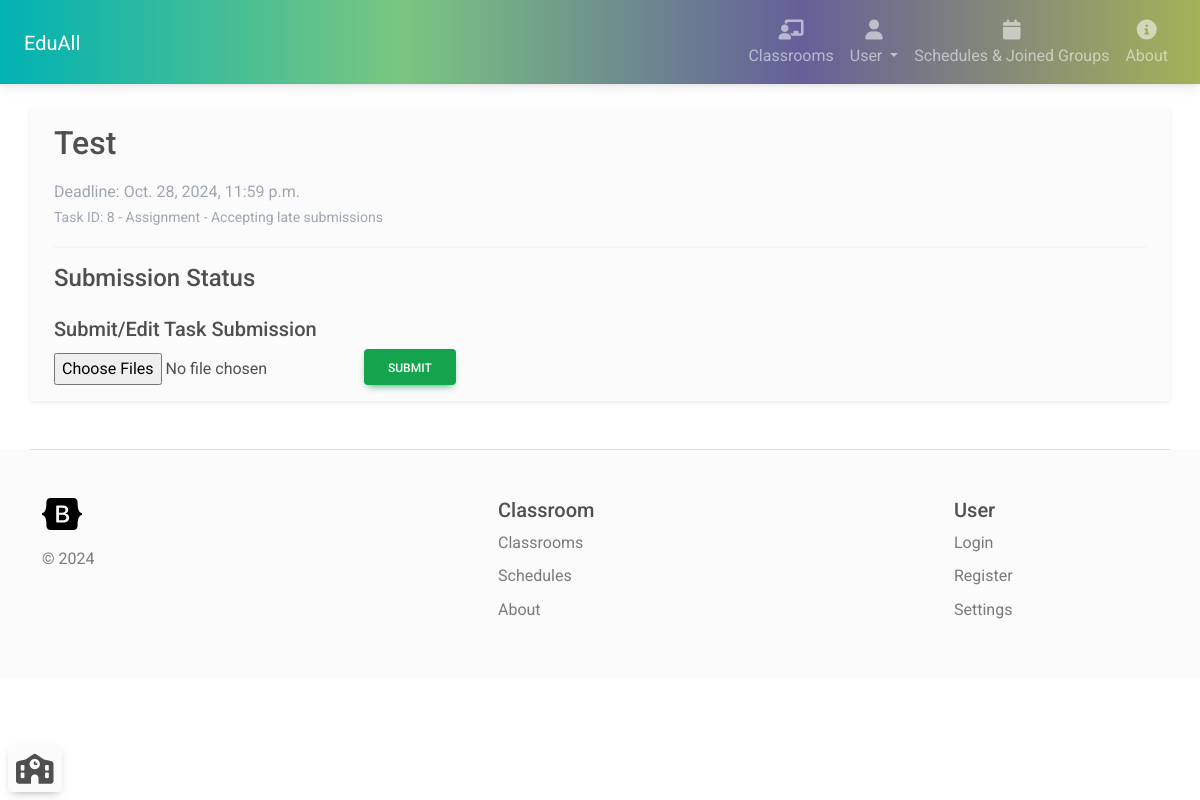
/classroom/task/8/submit (signed in), run on an earlier commit of the app's database.
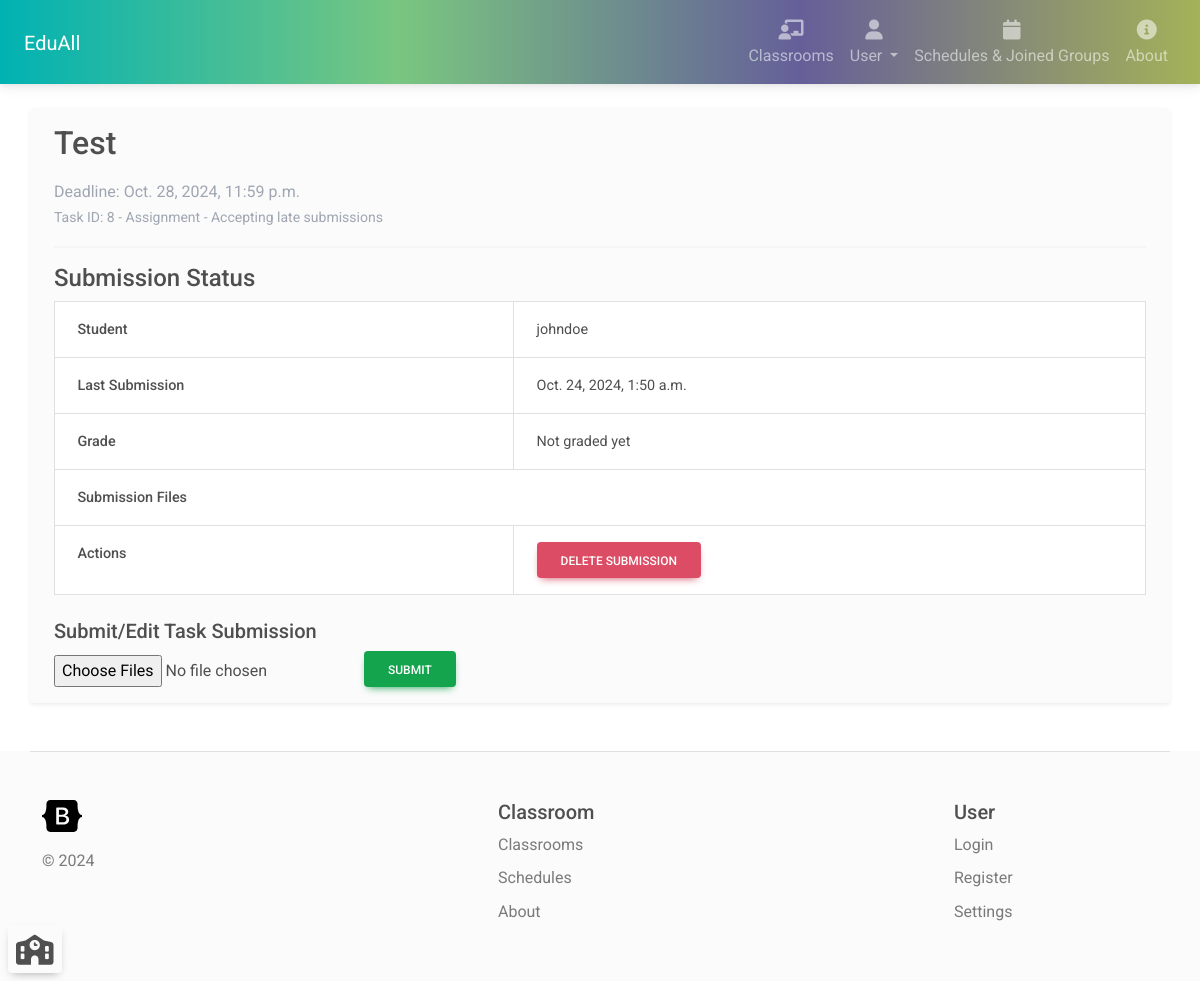
And on a later commit of the database.
### classroom_manager/models.py (models this page shows, shortened)
class Submission(models.Model):
    student = models.ForeignKey(User, on_delete=models.CASCADE)
    task = models.ForeignKey(ClassroomTask, on_delete=models.CASCADE)
    lastSubmission = models.DateTimeField(auto_now_add=True)
    gpa = models.FloatField(null=True)

### classroom_manager/views.py (the view, shortened to what this page needs)
# urls.py: path('classroom/task/<int:taskId>/submit', views.submitToTask, name="submit_task"),
@login_required(login_url='login')
def submitToTask(request: HttpRequest, taskId: int):
    if request.method == 'GET':
        task = ClassroomTask.objects.filter(id=taskId).first()
        if task == None:
            return render(request, '404page.html')
        taskFiles = TaskFile.objects.filter(task=task).all()
        userSubmission = Submission.objects.filter(student=request.user, task=task).first()
        submissionFiles = SubmissionFile.objects.filter(submission=userSubmission).all()
        context = {'task': task, 'taskFiles': taskFiles, 'userSubmission': userSubmission, 'submissionFiles': submissionFiles}
        return render(request, 'task_submit.html', context)

### classroom_manager/context_processor.py (called while the page is built)
def configuration_processor(request):
    siteName = Configuration.objects.filter(key='siteName').first()
    siteDescription = Configuration.objects.filter(key='siteDescription').first()
    if siteName is None:
        siteName = 'EduAll'
    else:
        siteName = siteName.value
    if siteDescription is None:
        siteDescription = 'EduAll is a platform for managing classrooms and learning groups.'
    else:
        siteDescription = siteDescription.value
    return {'siteName': siteName, 'siteDescription': siteDescription}

### classroom_manager/templates/task_submit.html (shortened to what this page needs)
{% extends 'navbar.html' %}
{% block content %}
    {% if task.title %}
        <h2>{{ task.title }}</h2>
    {% endif %}
    <div class="mt-3">
        <p class="text-secondary mb-0">Deadline: {{ task.deadline }}</p>
        <p class="text-secondary"><small>Task ID: {{ task.id }} - {{ task.isAssignment|yesno:"Assignment,Classroom Task" }} -
            {{ task.acceptLateSubmission|yesno:"Accepting late submissions,Not accepting late submission" }}</small>
        </p>
    </div>
    <hr class="hr" />
    <h4>Submission Status</h4>
    {% if userSubmission %}
    <table class="table table-bordered">
        {% if userSubmission %}
            <tr>
                <th>Student</th>
                <td>{{ userSubmission.student.username }}</td>
            </tr>
            <tr>
                <th>Last Submission</th>
                <td>{{ userSubmission.lastSubmission }}</td>
            </tr>
            <tr>
                <th>Grade</th>
                {% if userSubmission.gpa %}
                <td>{{ userSubmission.gpa }}</td>
                {% else %}
                <td>Not graded yet</td>
                {% endif %}
            </tr>
            <tr>
                <th colspan="2">Submission Files</th>
            </tr>
            <tr>
                <th>Actions</th>
                <td>
                    <button type="button" class="btn btn-danger" data-bs-toggle="modal" data-bs-target="#deleteSubmissionModal">
                        Delete Submission
                    </button>
                </td>
            </tr>
        {% endif %}
    </table>
    {% endif %}
    <h5 class="mt-4">Submit/Edit Task Submission</h5>
    <form action="{% url 'submit_task' task.id %}" method="POST" enctype="multipart/form-data" class="dropzone">
        <input class="fallback" type="file" name="file" id="files" multiple>
        <button type="submit" class="btn btn-success">Submit</button>
    </form>
{% endblock %}

What changed in the data, as far as the page shows it:
added Submission: student.username "johndoe", lastSubmission "Oct. 24, 2024, 1:50 a.m."
Also different on the page:
text now shown: "Student Last Submission Grade Not graded yet Submission Files Actions DELETE SUBMISSION"
